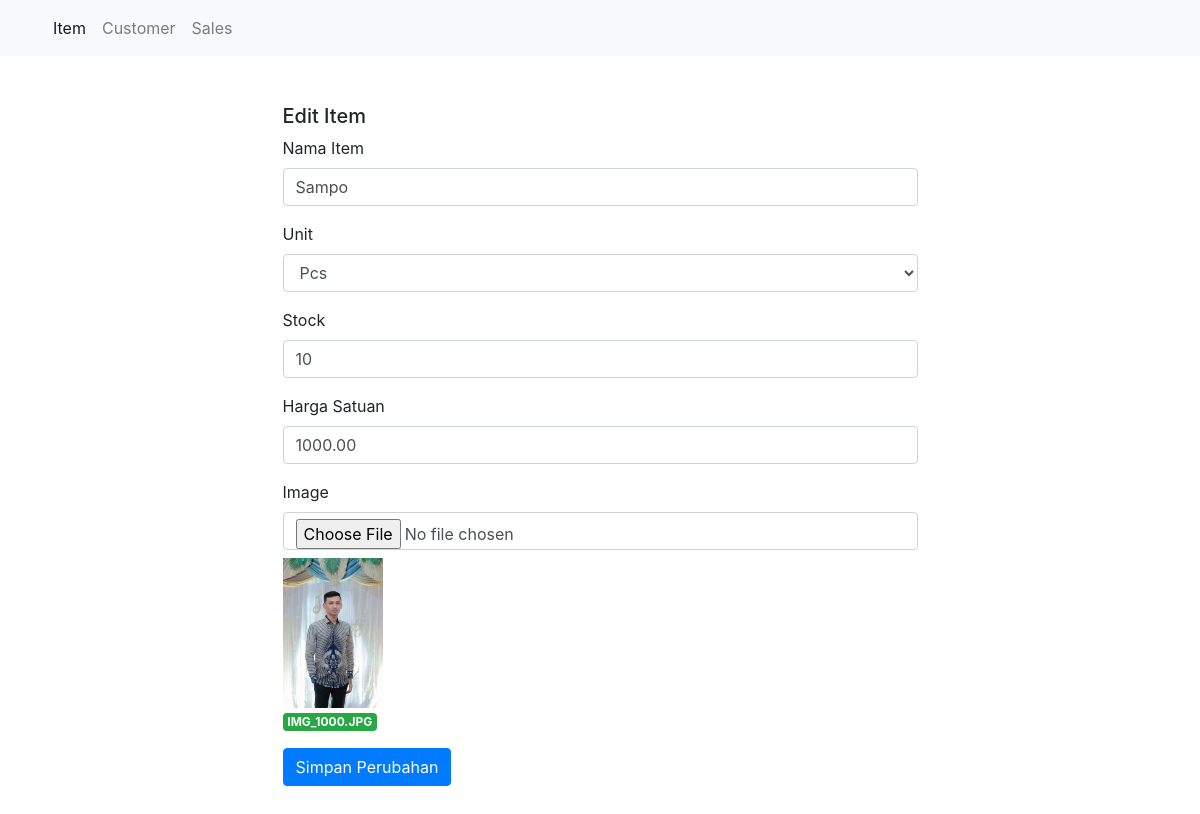
/item/edit/1, run on the app's committed database.
### tables this page shows
CREATE TABLE `item` (
  `id` int(11) NOT NULL,
  `nama_item` varchar(126) NOT NULL,
  `unit` varchar(126) NOT NULL,
  `stock` int(11) NOT NULL,
  `harga` decimal(15,2) NOT NULL,
  `images` varchar(126) NOT NULL
);

### application/controllers/Item.php (called while the page is built, shortened)
<?php
class Item extends CI_Controller
{
    public function __construct()
    {
        $this->load->library('form_validation');
        $this->load->model('Item_model');
    }
    public function edit($id)
    {
        $this->form_validation->set_rules('nama_item', 'Nama Barang', 'trim|required');
        $this->form_validation->set_rules('unit', 'Unit', 'trim|required');
        $this->form_validation->set_rules('stock', 'Stock', 'trim|required');
        $this->form_validation->set_rules('harga', 'Harga Satuan', 'trim|required');
        $id_o = $this->input->post('id');
		$old_data   = $this->Item_model->get_data_by_id($id_o);
        if ($this->form_validation->run()) {
            if (isset($_FILES['images']['name']) || $old_data['images']) {
                $config['upload_path']   = './uploads/item/';
                $config['allowed_types'] = 'jpg|png|jpeg';
                $config['overwrite']     = true;
                $config['size']          = 2000;
                $this->load->library('upload', $config);
                if ($this->upload->do_upload('images')) {
                    $data   = $this->upload->data();
                }
                $params = [
                    'nama_item' => $this->input->post('nama_item'),
                    'unit'      => $this->input->post('unit'),
                    'stock'     => $this->input->post('stock'),
                    'harga'     => $this->input->post('harga'),
                    'images'    => isset($data['file_name']) ? $data['file_name'] : $old_data['images']
                ];
                $this->Item_model->update($id_o,$params);
                $this->session->set_flashdata('success', 'Sukses Merubah Data');
                redirect('item', 'refresh');
            }
        } else {
            $data['content'] = 'admin/item/edit';
            $data['title'] = 'Edit Item';
            $data['item']    = $this->Item_model->get($id);
            $this->load->view('admin/template/index', $data);
        }
    }
}

### index.php (called while the page is built, shortened)
<?php
require_once BASEPATH.'core/CodeIgniter.php';

### application/models/Item_model.php (called while the page is built, shortened)
<?php
class Item_model extends CI_Model
{
    public function get($id){
        return $this->db->get_where('item',['id'=>$id])->row_array();
    }
}

### application/views/admin/item/edit.php (the view, shortened to what this page needs)
<div class="container">
    <div class="my-5">
        <div class="row">
            <div class="col-12 col-md-7 mx-auto">
                <h5><?= $title; ?></h5>
                <form action="" method="POST" enctype="multipart/form-data">
                    <div class="form-group">
                        <label for="">Nama Item</label>
                        <input type="text" name="nama_item" value="<?=$item['nama_item'] ? $item['nama_item'] : set_value('nama_item')?>" class="form-control">
                    </div>
                    <div class="form-group">
                        <label for="">Unit</label>
                        <select name="unit" class="form-control">
                            <option value="2" <?=$item['unit']==2 ? 'selected' : '';?>>Pcs</option>
                        </select>
                    </div>
                    <div class="form-group">
                        <label for="">Stock</label>
                        <input type="number" name="stock" value="<?=$item['stock'] ? $item['stock'] : set_value('stock');?>" class="form-control">
                    </div>
                    <div class="form-group">
                        <label for="">Harga Satuan</label>
                        <input type="number" name="harga" value="<?=$item['harga'] ? $item['harga'] : set_value('harga');?>" class="form-control">
                    </div>
                    <div class="form-group">
                        <label for="">Image</label>
                        <input type="file" name="images" class="form-control">
                        <img src="<?=base_url('uploads/item/'.$item['images'])?>" width="100" class="mt-2">
                        <br>
                        <span class="badge badge-success"><?=$item['images'];?></span>
                    </div>
                    <div class="form-group">
                        <button type="submit" class="btn btn-primary">Simpan Perubahan</button>
                    </div>
                </form>
            </div>
        </div>
    </div>
</div>

### data on the page
item: nama_item "Sampo", unit "Pcs", stock "10", harga "1000.00", images (picture), images "IMG_1000.JPG"

### other printed values
$title "Edit Item"
